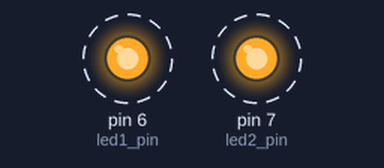
The sketch below on a simulated Arduino Uno, built with avr-gcc and run on an emulated ATmega328P. Shown: output pins drawn as LEDs (lit = HIGH). Dashed ring = blinking. What the sketch prints to the serial monitor is not drawn.

Above: at 0.4 s.
Timing chart, 0 to 4.6 s (numbered marks = the images above):
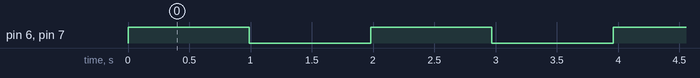

Measured:
- by itself, pin 6 (led1_pin): alternates HIGH for 0.99 s and LOW for 0.99 s
- by itself, pin 7 (led2_pin): alternates HIGH for 0.99 s and LOW for 0.99 s, 20 changes in all, then stays LOW

The sketch:

FreeRTOS_Delete_Task.ino
```cpp
#include <Arduino_FreeRTOS.h>

const byte led1_pin = 6;
const byte led2_pin = 7;
int count=0;

void Led1(void *param);
void Led2(void *param);

TaskHandle_t Task_Handle1;
TaskHandle_t Task_Handle2;

void setup() {
  // put your setup code here, to run once:
Serial.begin(9600);
pinMode (led1_pin, OUTPUT);
pinMode (led2_pin, OUTPUT);
xTaskCreate(Led1, "led1", 100, NULL, 1, &Task_Handle1);

xTaskCreate(Led2, "led2", 100, NULL, 1, &Task_Handle2);
}

void loop() {
  // put your main code here, to run repeatedly:

}

void Led1(void *param){
  (void) param;

  while (1){
    Serial.println("Task1");
    digitalWrite(led1_pin, HIGH);
    vTaskDelay(1000/portTICK_PERIOD_MS);
    digitalWrite(led1_pin, LOW);
    vTaskDelay(1000/portTICK_PERIOD_MS);
    }

  }

  void Led2(void *param){
  (void) param;

  while (1){
    count++;
    Serial.println("Task2");
    digitalWrite(led2_pin, HIGH);
    vTaskDelay(1000/portTICK_PERIOD_MS);
    digitalWrite(led2_pin, LOW);
    vTaskDelay(1000/portTICK_PERIOD_MS);
    if (count==10){
    vTaskDelete(Task_Handle2);
    }
    }

  }
```
